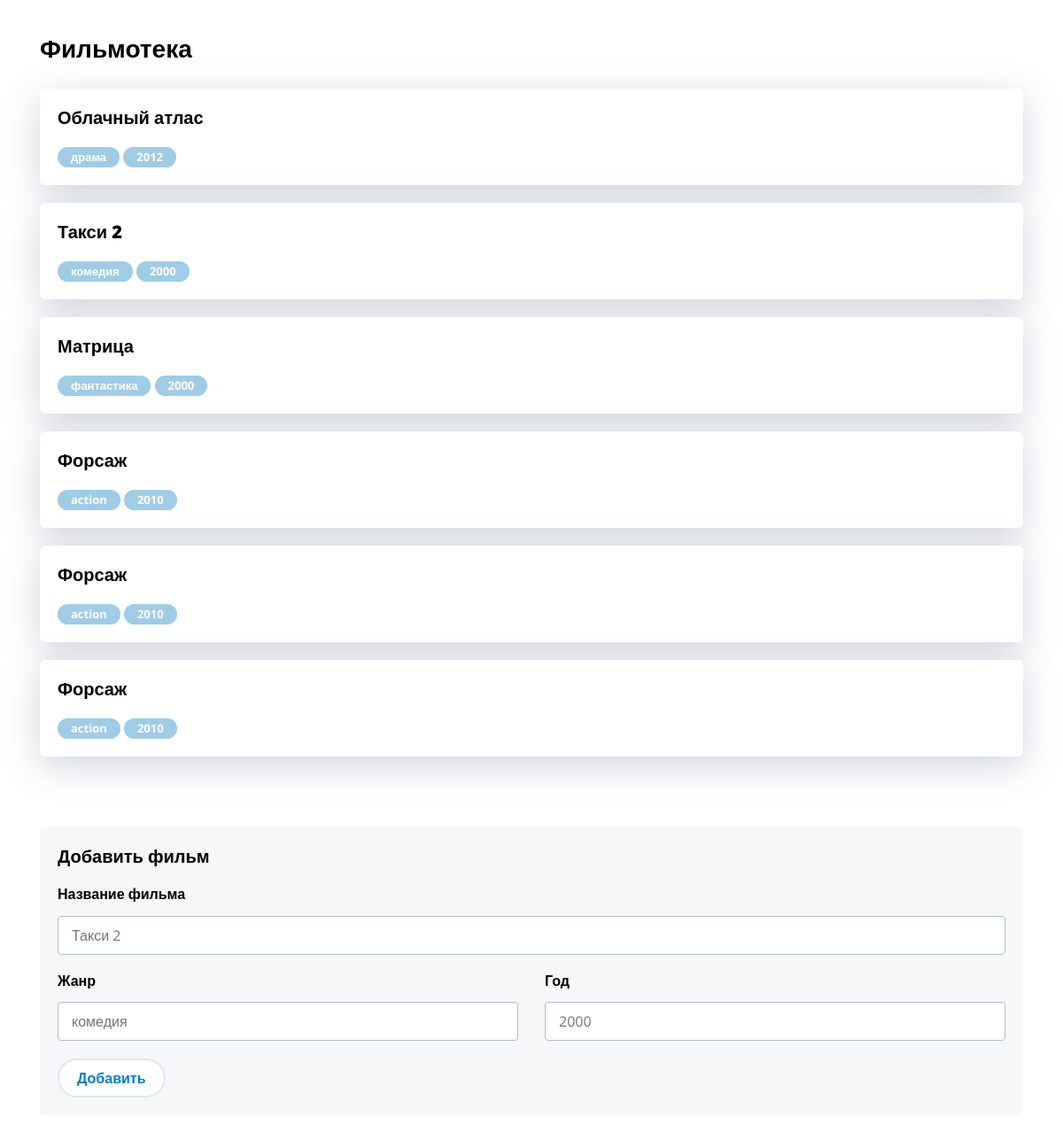
The page / on the database its author committed.
### tables this page shows
CREATE TABLE `films` (
  `id` int(11) NOT NULL,
  `title` text NOT NULL,
  `genre` text NOT NULL,
  `year` int(11) NOT NULL
);

### index.php (the view, shortened to what this page needs)
<?php
$link = mysqli_connect('localhost','root','','filmoteka');
$query = "SELECT *FROM films";
$films = array();
if ( $result = mysqli_query($link, $query) ) {
	while ( $row = mysqli_fetch_array($result)  ) {
			$films[] = $row;
	}
}
 ?>
<!DOCTYPE html>
<html lang="ru">
  <head>
    <link rel="stylesheet" href="libs/normalize-css/normalize.css"/>
    <link rel="stylesheet" href="libs/bootstrap-4-grid/grid.min.css"/>
    <link rel="stylesheet" href="libs/jquery-custom-scrollbar/jquery.custom-scrollbar.css"/>
    <link rel="stylesheet" href="./css/main.css"/>
  </head>
  <body>
    <div class="container user-content pt-35">
      <h1 class="title-1"> Фильмотека</h1>
			<?php
		foreach ($films as $key => $film) {
	?>
		<div class="card mb-20">
			<h4 class="title-4"><?=$film['title']?></h4>
			<div class="badge"><?=$film['genre']?></div>
			<div class="badge"><?=$film['year']?></div>
		</div>
	<?php } ?>
      <div class="panel-holder mt-80 mb-40">
        <div class="title-4 mt-0">Добавить фильм</div>
        <form action="index.php" method="POST">
			<label class="label-title">Название фильма</label>
			<input class="input" type="text" placeholder="Такси 2" name="title"/>
			<div class="row">
				<div class="col">
					<label class="label-title">Жанр</label>
					<input class="input" type="text" placeholder="комедия" name="genre"/>
				</div>
				<div class="col">
					<label class="label-title">Год</label>
					<input class="input" type="text" placeholder="2000" name="year"/>
				</div>
			</div>
			<input type="submit" class="button" value="Добавить" name="add-film"/>
		</form>
	  </div>
	</div>
  </body>
</html>

### rows shown on the page
films: title "Облачный атлас", genre "драма", year "2012"
films: title "Такси 2", genre "комедия", year "2000"
films: title "Матрица", genre "фантастика", year "2000"
films: title "Форсаж", genre "action", year "2010"
films: title "Форсаж", genre "action", year "2010"
films: title "Форсаж", genre "action", year "2010"
